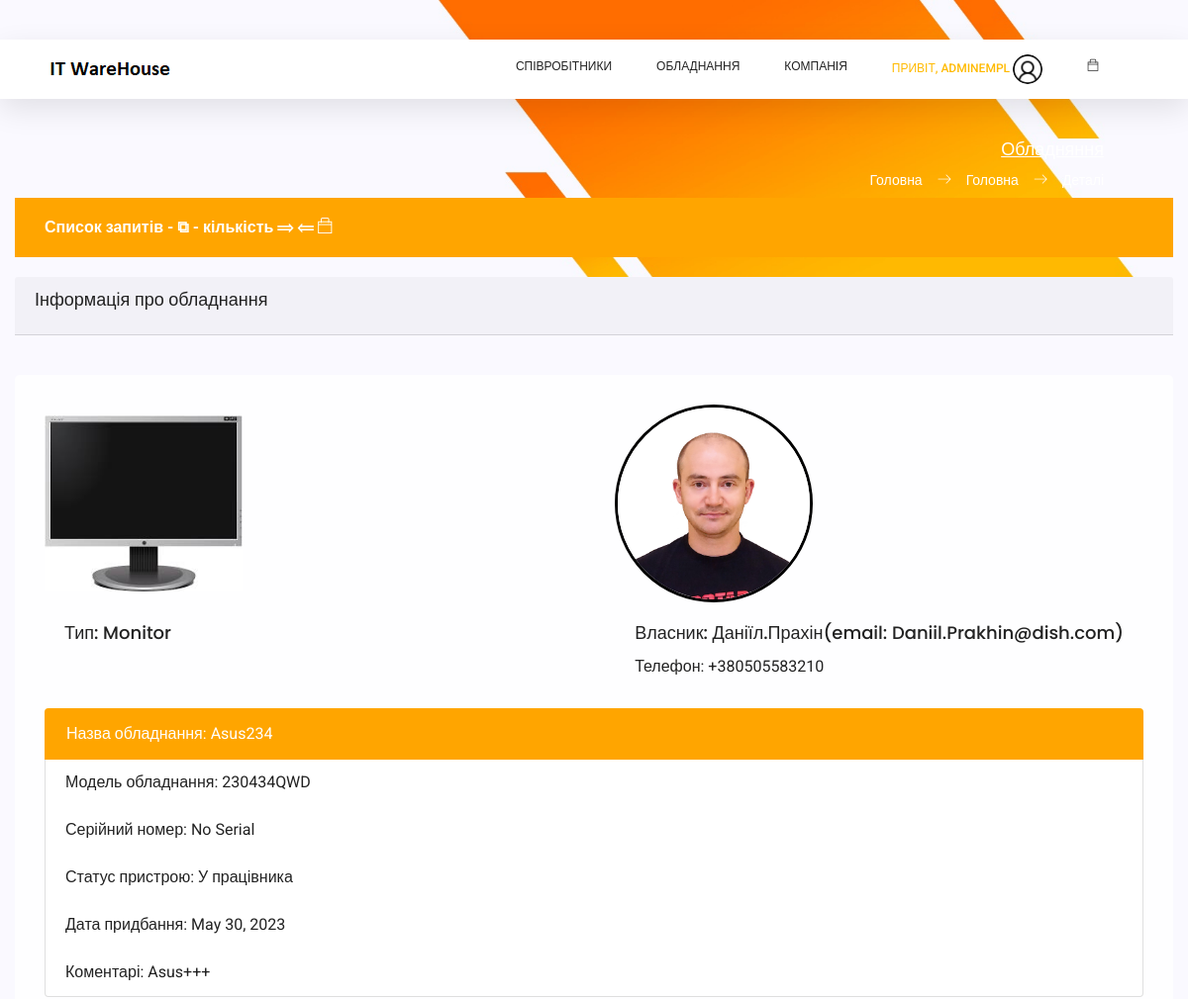
The app's page /admin_page/devices/details/5 (signed in, upper part), older data.
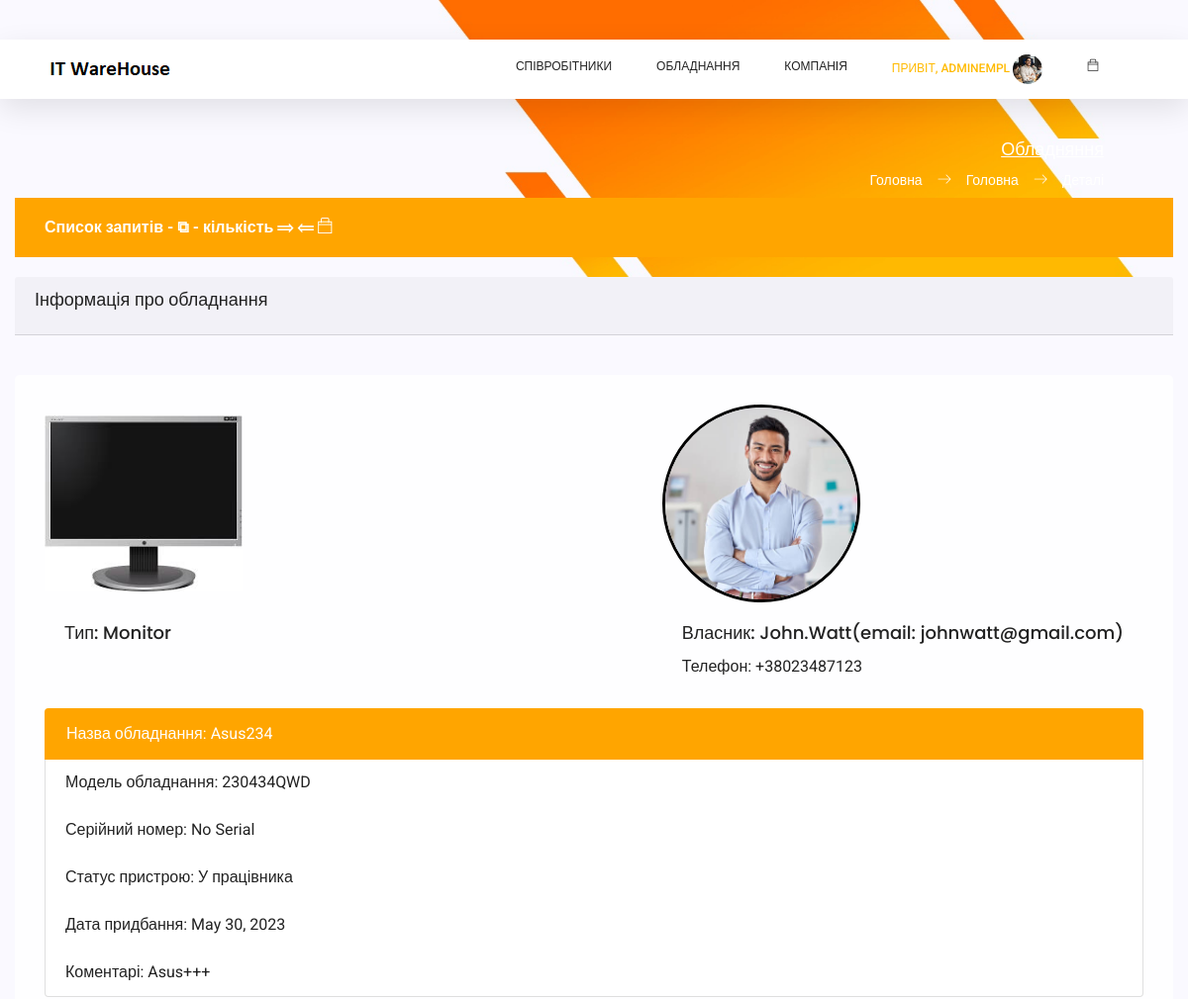
The same page, newer data.
### employees/models.py (models this page shows)
class Employees(models.Model):
    first_name = models.CharField(max_length=50, default='', verbose_name="Ім'я *")
    last_name = models.CharField(max_length=50, default='', verbose_name='Прізвище *')
    email = models.EmailField(max_length=75, unique=True, null=True, verbose_name='Електрона пошта *')
    eid = models.CharField(max_length=8, unique=True, null=True, verbose_name='Внутрішній номер *')
    department = models.ForeignKey(Departments, null=True, on_delete=models.SET_NULL, verbose_name='Назва відділу *')
    title = models.CharField(max_length=50, null=True, default='', verbose_name='Посада *')
    user_id = models.ForeignKey(NewUser, null=True, on_delete=models.SET_NULL, verbose_name='ID Користувача *')
    location = models.ForeignKey(Cities, null=True, on_delete=models.SET_NULL, blank=True, verbose_name='Назва міста')
    mobilephone = models.CharField(max_length=20, null=True, default='', blank=True, verbose_name='Мобільний телефон')
    status = models.ForeignKey(UserStatus, null=True, on_delete=models.SET_NULL, blank=True,
                               verbose_name='Форма роботи')
    photo = models.FileField(upload_to='photos/', null=True, default='photos/default_user.jpg', blank=True,
                             verbose_name='Фото')
    comments = models.TextField(max_length=300, null=True, default='', blank=True, verbose_name='Коментарі')
    def __str__(self) -> str:
        return str(self.first_name) + '.' + str(self.last_name) + '(email: ' + str(self.email) + ')'

### assets/models.py (models this page shows, shortened)
class Devices(models.Model):
    device_type = models.ForeignKey(DeviceType, on_delete=models.CASCADE, verbose_name='Тип обладнання')
    device_vendor = models.ForeignKey(Vendors, on_delete=models.CASCADE, verbose_name='Виробник')
    device_title = models.CharField(max_length=250, default='', verbose_name='Назва обладнання')
    device_model = models.CharField(max_length=100, null=True, default='', blank=True, verbose_name='Модель обладнання')
    serial_number = models.CharField(max_length=40, default='No Serial', blank=True, verbose_name='Серійний номер')
    device_status = models.ForeignKey(DeviceStatus, null=True, on_delete=models.SET_NULL,
                                      verbose_name='Статус пристрою')
    user_id = models.ForeignKey(Employees, blank=True, null=True, on_delete=models.SET_NULL, verbose_name='Користувач')
    supplier = models.ForeignKey(Suppliers, blank=True, null=True, on_delete=models.SET_NULL,
                                 verbose_name='Постачальник')
    purchase_date = models.DateField(null=True, blank=True, verbose_name='Дата придбання')
    device_warranty = models.ForeignKey(DeviceWarranty, blank=True, null=True, on_delete=models.SET_NULL,
                                        verbose_name='Термін гарантії')
    comments = models.TextField(max_length=500, null=True, default='', blank=True, verbose_name='Коментарі')

class DeviceType(models.Model):
    dev_type = models.CharField(max_length=100, unique=True, default='', verbose_name='Тип обладнання')
    dev_type_logo = models.FileField(upload_to='dev_types/', null=True, blank=True, default='dev_type.jpg',
                                     verbose_name='Логотип')
    def __str__(self) -> str:
        return str(self.dev_type)

class DeviceStatus(models.Model):
    dev_status = models.CharField(max_length=100, unique=True, default='', verbose_name='Статус обладнання')
    def __str__(self) -> str:
        return str(self.dev_status)

### admin_page/views.py (the view)
# urls.py: re_path(r'^devices/details/(?P<deviceinner_device_id>[0-9]+)$', device_details),
@login_required
def device_details(request, deviceinner_device_id):
    if not request.user.groups.filter(name='Admins').exists():
        return redirect("/")
    else:
        class getdata(object):
            def get_employee_data(self):
                if request.user.groups.filter(name='Admins').exists() and request.user.is_employee:
                    employee_data = Employees.objects.get(user_id=request.user.id)
                    return employee_data
        user_data = {}
        user_data['u_id'] = request.user.id
        user_data['u_email'] = request.user.email
        if request.user.groups.filter(name='Admins').exists():
            user_data['u_group'] = 'Admins'
        devices = Devices.objects.get(id=deviceinner_device_id)
        return render(request, 'admin_page/details_device.html', {
            'page_title': 'Обладняння',
            'app_name': 'Головна',
            'page_name': 'Деталі',
            'employee_data': getdata().get_employee_data(),
            'user_data': user_data,
            'devices': devices
        })

### assets/models.py (called while the page is built)
    def __str__(self) -> str:
        return str(self.vendor)

    def __str__(self) -> str:
        return str(self.warranty)

    def __str__(self) -> str:
        return str(self.title)

### templates/admin_page/details_device.html (shortened to what this page needs)
{% extends '_layouts/base.html' %}
{% load static %}
{% block content %}
{% if user_data.u_group == 'Admins'%}
<div style="background: #faf9ff; padding-bottom: 200px;">
    <div class="container" style="max-width: 1400px;">
        <div class="card-content" style="min-width: 410px;">
            <div class="card-header">
                <h4 class="card-title">Інформація про обладнання</h4>
            </div>
            <div class="row no-gutters justify-content-between">
                <div class="col-md-12 col-lg-12 relative-from" style="min-width: 400px;">
                    <div style="flex-direction: column; gap: 10px; padding: 30px;" class="card-body d-flex" >
                        <div class="card-group justify-content-between" >
                            <div class="card-content" >
                                <img class="card-img-top img-fluid" style="width: 200px; height: 200px; object-fit: contain;" src="/media/{{ devices.device_type.dev_type_logo }}" alt="Card image cap">
                                <div class="card-body" >
                                    <h4 class="card-title">Тип: {{ devices.device_type }}</h4>
                                </div>
                            </div>
                            <div class="card-content" >
                                <img class="card-img-top img-fluid" style="width: 200px; height: 200px; object-fit: cover; border-radius: 100px; border: 3px solid black;" src="/media/{{ devices.user_id.photo }}" alt="Card image cap">
                                <div class="card-body" >
                                    <h4 class="card-title">Власник: {{ devices.user_id }}</h4>
                                    <p class="card-text info_add">
                                        Телефон: {{ devices.user_id.mobilephone }}
                                    </p>
                                </div>
                            </div>
                        </div>
                        <ul class="list-group">
                            <li style="background: orange; border: 2px solid orange;" class="list-group-item active info_add">Назва обладнання: {{ devices.device_title }}</li>
                            <li class="list-group-item info_add">Модель обладнання: {{ devices.device_model }}</li>
                            <li class="list-group-item info_add">Серійний номер: {{ devices.serial_number }}</li>
                            <li class="list-group-item info_add">Статус пристрою: {{ devices.device_status }}</li>
                            <li class="list-group-item info_add">Дата придбання: {{ devices.purchase_date }}</li>
                            <li class="list-group-item info_add">Коментарі: {{ devices.comments }}</li>
                        </ul>
                    </div>
                </div>
            </div>
        </div>
    </div>
</div>
{% endif %}
{% endblock content %}

### templates/_layouts/header.html (shortened to what this page needs)
{% load static %}
<header class="header_area sticky-header">
	<div class="main_menu">
			<nav class="navbar navbar-expand-lg navbar-light main_box">
				<div class="container">
					<a class="navbar-brand logo_h" href="/">
						<img src="{% static 'static_f_1/img/logo.png' %}" alt="IT WareHouse Project Logo">
					</a>
					<div class="collapse navbar-collapse offset" id="navbarSupportedContent">
						<ul class="nav navbar-nav menu_nav ml-auto">
							{% if not user.is_authenticated %}
								<li class="nav-item"><a class="nav-link" href="/">Вхід до Системи</a></li>
							{% else %}
								{% if user_data.u_group == 'Admins' or user_admin == 1%}
								<li class="nav-item submenu dropdown">
									<a href="#" class="nav-link dropdown-toggle" data-toggle="dropdown" role="button"
									   aria-haspopup="true" aria-expanded="false">Співробітники</a>
								</li>
								{% endif %}
								<li class="nav-item submenu dropdown">
									<a href="#" class="nav-link dropdown-toggle" data-toggle="dropdown"
									   role="button" aria-haspopup="true" aria-expanded="false">Обладнання</a>
								</li>
								<li class="nav-item submenu dropdown">
									<a href="#" class="nav-link dropdown-toggle" data-toggle="dropdown" role="button"
									   aria-haspopup="true" aria-expanded="false">Компанія</a>
								</li>
								<li class="nav-item submenu dropdown active">
									<a href="#" class="nav-link dropdown-toggle" data-toggle="dropdown" role="button"
									   aria-haspopup="true" aria-expanded="false">
										<span>Привіт, {{ user.user_name }}</span>
										{% if employee_data.photo %}
										<span><span><img width="30px" height="30px" class="profile-img"
														 src="/media/{{ employee_data.photo }}" alt=""></span>
										</span>
										{% else %}
										<span><span><img width="30px" height="30px" class="profile-img"
													 src="/media/photos/default_user.jpg" alt=""></span>
										</span>
										{% endif %}
										</a>
								</li>
								<li class="nav-item submenu dropdown">
									<a href="#" class="nav-link dropdown-toggle">
										<span class="ti-bag"></span>
									</a>
								</li>
							{% endif %}
						</ul>
					</div>
				</div>
			</nav>
	</div>
</header>

Row changes from the older to the newer data that the page shows:
changed Employees: photo: picture added in place of a placeholder
changed Devices "Asus234": user_id.photo: a different picture; user_id "Даніїл.Прахін(email: Daniil.Prakhin@dish.com)" → "John.Watt(email: johnwatt@gmail.com)"; user_id.mobilephone "+380505583210" → "+38023487123"
